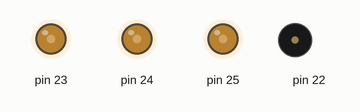
The program below on a simulated Raspberry Pi (wiringPi pin numbers). Parts: output pins drawn as LEDs (lit = HIGH), buzzer (waves = sounding). Pin numbers are wiringPi numbers. At 16.0 s the program stops and its outputs stay as they are.

Above: at 0.1 s.
At 2.1 s:
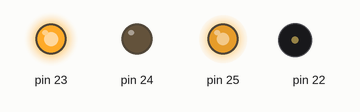
At 4.1 s:
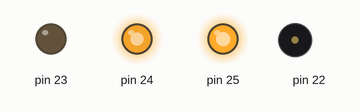
At 8.1 s:
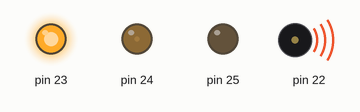
At 12.1 s:
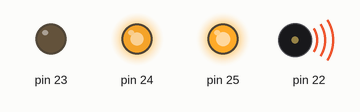
At 16.1 s:
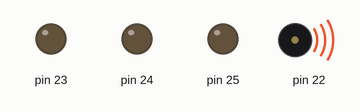
Timing chart, 0 to 17.5 s (numbered marks = the images above):
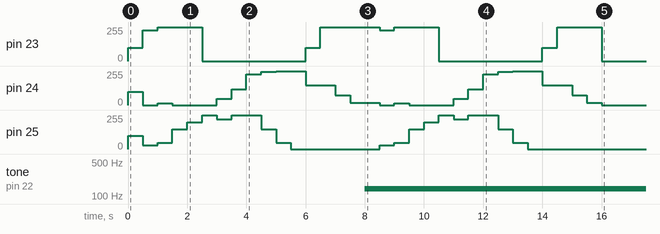

Measured:
- by itself, pin 23: 0/255 → 99/255 at 0.00 s, → 230/255 0.50 s later, → 255/255 0.50 s later, → 0/255 1.5 s later, … (12 changes in this stretch)
- by itself, pin 25: 0/255 → 99/255 at 0.00 s, → 28/255 0.50 s later, → 48/255 0.50 s later, → 148/255 0.50 s later, … (21 changes in this stretch)
- by itself, tone on pin 22: silent → 140 Hz at 8.0 s

The program:

rgb_led.py
```python
"""
    File: rgb_led.py
  Author: P. Sherman
    Date: 15 July 2015

   Description:
     Module to control the flashing and color
     of RGB LED strips.
"""

#----------- Imports --------------
from __future__ import print_function
import time, wiringpi2

#-------- Module Variables ---------
preSetColors = []

#-------- Module Functions ---------
"""
Function: init_PWM
-----------------------
Description:
  Uses wiringPi library to setup 3 pins on Raspberry Pi
  for PWM outputs to control lighting of RGB LED strip.
Param:
   redPin, greenPin, bluePin - Physical pin num on Raspberry Pi with PWM output
   initDutyCycle  - intital duty cycle of PWM signals
Return:
   0  - successful initialization of pwm signals
   -1 - error during set up
"""
def init_PWM(_redPin = 23, _greenPin = 24, _bluePin = 25, _flashPin= 22, initDutyCycle = [100]*3, flashRate = 0):
   global colorPins, colors, flashActive, flashPin

   colorPins = [_redPin, _greenPin, _bluePin] #list for pins used in raspberry pi

   wiringpi2.wiringPiSetup() # Initialize using wiringPi pin numbering scheme

   for dc in initDutyCycle: #Check for valid initial duty cycle
      if dc < 0 or dc > 255: return -1

   #Create intial PWM signals for input to LED strip
   for i in range(3):
      wiringpi2.softPwmCreate(colorPins[i], int(initDutyCycle[i]*100.0/255.0), 100)

   #Current RGB values of LED strip
   colors = list(initDutyCycle)

   #Create square wave for flashing beat
   flashPin = _flashPin
   wiringpi2.softToneCreate(flashPin)
   if flashRate != 0:
      wiringpi2.softToneWrite(flashPin, flashRate)
      flashActive = True
   else:
      wiringpi2.softToneStop(flashPin)
      flashActive = False

   #Use Colors.txt file to create list of preset color options
   readColorsFile()

   return 0
"""
Function: readColorsFile
-----------------------
Description:
   Reads Text File of numbers to make list of pre-set colors
Param:
   None
Return:
   None
"""
def readColorsFile():
   global preSetColors

   #Open file and read first line to ignore
   colorFile = open("colors.txt")
   line_to_ignore = colorFile.readline() #Red,Green,Blue

   lineList = colorFile.readlines()
   #Read File colors.txt
   for line in lineList:
      parts = line.split(',')
      preSetColors.append( [int(num) for num in parts] )

"""
Function: setColors
-----------------------
Description:
   Set RGB values of LED strip using duty cycle of PWM signals
Param:
   red, green, blue  -  values between (0-256) to set RGB colors of LED
Return:
   RGB value - defined as (R*65536)+(G*256)+B
                  ... or ...
       -1    - Error: input value outside of 0-255
"""
def setColors(red, green, blue):
   global colors

   #Check if inputs are in valid range
   for c in (red, green, blue):
      if c < 0 or c > 255: return -1

   colors = [red, green, blue]

   for (clr, pin) in zip(colors, colorPins):
         wiringpi2.softPwmWrite(pin, int(clr*100.0/255.0))

   return (red*65536 + green*256 + blue)

"""
Function: usePreSetColor
-----------------------
Description:
Param:
Return:
"""
def usePreSetColor(index):
   if index > 0 and index < len(preSetColors):
      setColors(preSetColors[index][0], preSetColors[index][1], preSetColors[index][2])

"""
Function: setRGB
-----------------------
Description:
   Sets RGB values of LED based on singe value with
   RGB = (Red*65536) + (Green*256) + Blue
Param:
   rgb  - RGB color code as defined in function description
Return:
   -1 if invalid rgb value or other error / rgb input otherwise
"""
def setRGB(rgb):
   red = rgb >> 16;
   green = (rgb >> 8) & 0xFF
   blue = rgb & 0xFF

   if rgb == setColors(red, green, blue):
      return rgb

   return -1

"""
Function: fadeToNewColor
-----------------------
Description:
   Slowly changes LED strip to new color
Param:
   newRed, newGreen, newBlue  -  target values for new RGB values
   maxStep  -  maximum increment during color change process
   timeStep -  time (in seconds) that process delays for each increment towards new color
Return:
   -1 if some error / 0 otherwise
"""
def fadeToNewColor(newRed, newGreen, newBlue, maxStep = 10, timeStep = 0.2):
   global colors

   #Check if new colors are valid
   for c in (newRed, newGreen, newBlue):
      if c < 0 or c > 255: return -1

   """
   Loop until LED colors match the target input colors.
   for each iteration, the difference between individual
   colors are found and the LED colors are moved towards
   the target with a maximum step set by function input
   """
   targetColors = [newRed, newGreen, newBlue]
   newRgbVal = 0

   while(targetColors != colors):
      tempColor = list(colors)
      for i in range(3):
         diff = targetColors[i] - colors[i]
         if diff > 0:
            step = diff if diff < maxStep else maxStep
         else:
            step = diff if diff > -maxStep else -maxStep
         tempColor[i] += step
      newRgbVal = setColors(tempColor[0], tempColor[1], tempColor[2])
      if newRgbVal == -1:
         return -1

      time.sleep(timeStep)

   return newRgbVal

"""
Function: setBPM
-----------------------
Description:
   Set flash rate of LEDs
Param:
   flashRate - Rate in (Beats per minute) to set flash rate of LED strip. Zero for always on.
Return:
"""
def setBPM(flashRate):
   global flashActive

   if flashRate != 0:
      if not flashActive:
         wiringpi2.softToneCreate(flashPin)
         flashActive = True
      wiringpi2.softToneWrite(flashPin, flashRate)

   else:
      if flashActive:
         wiringpi2.softToneStop(flashPin)
         flashActive = False

"""
  Code for Debugging
"""
if __name__ == '__main__':
   init_PWM()
   for i in range(16):
      usePreSetColor(i)
      time.sleep(0.5)

   setBPM(140)
   for i in range(16):
      usePreSetColor(i)
      time.sleep(0.5)

   setRGB(0)
```
